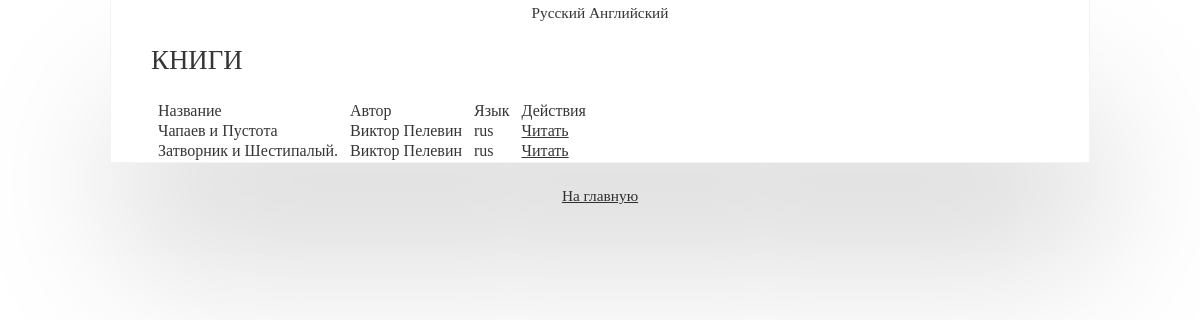
Screenshot of /book with the database file from the repository.
### tables this page shows
CREATE TABLE IF NOT EXISTS `books` (
  `id` int(11) NOT NULL AUTO_INCREMENT,
  `name` text NOT NULL,
  `author` text NOT NULL,
  `lang` text NOT NULL,
  PRIMARY KEY (`id`)
);

### application/core/view.php (called while the page is built, shortened)
<?
class View
{
	function __construct()
	{
		$this->locale  	= (isset($_COOKIE["lang"])) ? $_COOKIE["lang"] : 'rus' ;
	}
	function generate($content_view, $template_view, $data = null, $lang)
	{
		include 'application/views/'.$template_view;
	}
}

### application/controllers/controller_book.php (called while the page is built, shortened)
<?
class Controller_book extends Controller
{
	function __construct()
	{
		$this->model   = new Model_Book();
		$this->view    = new View();
	}
	function action_index()
	{
		$data = $this->model->getBooks();
		$this->view->generate('book_view.php', 'template_view.php', $data, $this->view->translated());
	}
}

### application/bootstrap.php (called while the page is built, shortened)
<?
require_once 'core/database.php';
require_once 'core/view.php';
Route::start();

### index.php (called while the page is built, shortened)
<?
require_once 'application/bootstrap.php';

### application/core/database.php (called while the page is built, shortened)
<?
class Database{
    private $host      = DB_HOST;
    private $user      = DB_USER;
    private $pass      = DB_PASS;
    private $dbname    = DB_NAME;
    private $dbh;
 	private $stmt;
    public function __construct(){
        $dsn = 'mysql:host=' . $this->host . ';dbname=' . $this->dbname;
        $options = array(
            PDO::ATTR_PERSISTENT    => true,
            PDO::ATTR_ERRMODE       => PDO::ERRMODE_EXCEPTION
        );
        try{
            $this->dbh = new PDO($dsn, $this->user, $this->pass, $options);
        }
        catch(PDOException $e){
            $this->error = $e->getMessage();
        }
    }
    public function query($query){
        $this->stmt = $this->dbh->prepare($query);
    }
    public function bind($param, $value, $type = null){
        if (is_null($type)) {
            switch (true) {
                default:
                    $type = PDO::PARAM_STR;
            }
        }
        $this->stmt->bindValue($param, $value, $type);
    }
    public function execute(){
        return $this->stmt->execute();
    }
    public function resultset(){
        $this->execute();
        return $this->stmt->fetchAll(PDO::FETCH_ASSOC);
    }
}

### application/models/model_book.php (called while the page is built, shortened)
<?
class Model_Book extends Model
{
	function __construct()
	{
		$this->database = new Database();
		$this->view = new View();
		$this->locale = $this->view->locale;
	}
	public function getBooks($id=false)
	{
		if (!$id)
		{
			$this->database->query('SELECT * FROM books WHERE lang LIKE :loc');
			$this->database->bind(':loc', $this->locale);
			$result = $this->database->resultset();
		} else {
			$this->database->query('SELECT * FROM books WHERE id = :bid AND lang LIKE :loc');
			$this->database->bind(':bid', $id);
			$this->database->bind(':loc', $this->locale);
			$result = $this->database->single();
		}
		if (false==$result) {
			header("Location: /book");
			die();
		} else {
			return $result;
		}
	}
}

### application/views/book_view.php (the view)
<h1><?=$lang['mBooks']?></h1>
<table>
<tr>
	<td><?=$lang['mTitle']?></td>
	<td><?=$lang['mAuthor']?></td>
	<td><?=$lang['mLang']?></td>
	<td><?=$lang['mAction']?></td>
</tr>
<?
		foreach($data as $row)
		{
			echo '<tr>
				<td>'.$row['name'].'</td>
				<td>'.$row['author'].'</td>
				<td>'.$row['lang'].'</td>
				<td> <a href="/book/chapters/?nb='.$row['id'].'">'.$lang['mRead'].'</a> </td>
			</tr>';
		}
?>
</table>

### css/style.css (style rules this page uses)
a { text-decoration: underline; color: #353535; }
body { line-height: 1.75em; font-size: 11.5pt; color: #353535; }
h1,h2,h3,h4 { text-transform: uppercase; font-weight: normal; color: #353535; margin-bottom: 1em; }
h1 { font-size: 1.75em; }
a { color: #353535; }
td { padding: 0 5px; }

### rows the page displays
books: name "Чапаев и Пустота", author "Виктор Пелевин", lang "rus"
books: name "Затворник и Шестипалый.", author "Виктор Пелевин", lang "rus"

### other values shown
$lang['mSwitchRus'] "Русский"
$lang['mSwitchEng'] "Английский"
$lang['mBooks'] "КНИГИ"
$lang['mTitle'] "Название"
$lang['mAuthor'] "Автор"
$lang['mLang'] "Язык"
$lang['mAction'] "Действия"
$lang['mToMain'] "На главную"
